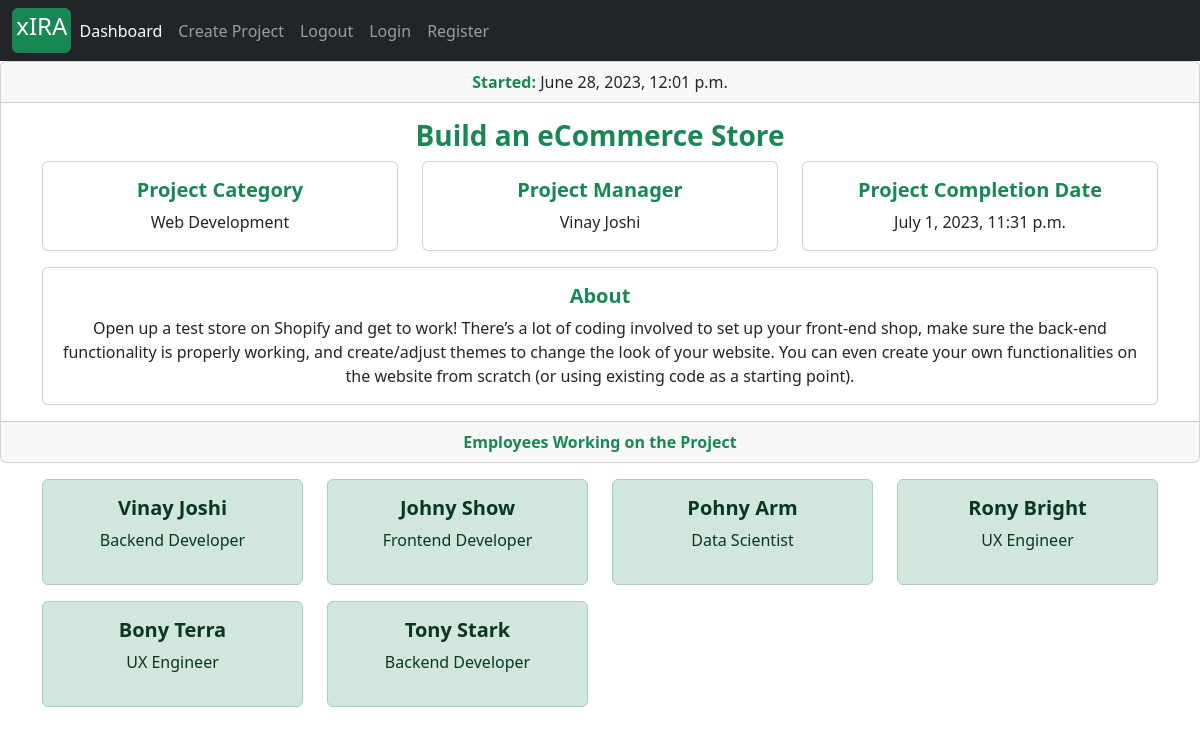
The page /project/project_detail/26/ on the database its author committed.
### projects/models.py (models this page shows, shortened)
class Project(models.Model):
    project_name         = models.CharField(max_length=30)
    project_description  = models.TextField(max_length=600, blank=True)
    project_category     = models.CharField(max_length=30, choices=choices)
    project_manager      =  models.ForeignKey(ProjectManager, on_delete=models.SET_NULL, null=True)
    assignees            =  models.ManyToManyField(Account)
    start_date           = models.DateTimeField(auto_now_add=True)
    estimated_end_date   = models.DateTimeField()

### accounts/models.py (models this page shows, shortened)
class ProjectManager(models.Model):
    project_manager = models.OneToOneField(Account, on_delete=models.CASCADE)
    domain          = models.CharField(max_length=40, choices=choices_1)

class Account(AbstractBaseUser):
    first_name           = models.CharField(max_length=50)
    last_name            = models.CharField(max_length=50)
    work_email           = models.EmailField(max_length=100, unique=True)
    contact_number       = models.CharField(max_length=50)
    work_profile         = models.CharField(max_length=30, choices=choices)
    date_joined     = models.DateTimeField(auto_now_add=True)
    last_login      = models.DateTimeField(auto_now_add=True)
    is_admin        = models.BooleanField(default=False)
    is_staff        = models.BooleanField(default=False)
    is_active        = models.BooleanField(default=False)
    is_superadmin        = models.BooleanField(default=False)
    USERNAME_FIELD = 'work_email'
    REQUIRED_FIELDS = ['first_name', 'last_name']
    objects = MyAccountManager()
    def __str__(self):
        return f'{self.first_name} {self.last_name}'

### projects/views.py (the view)
# urls.py: path('project_detail/<int:project_id>/', views.project_detail, name='project_detail'),
def project_detail(request, project_id):
    project = get_object_or_404(Project, id=project_id)
    context = {
        'project': project
    }
    return render(request, 'project_detail.html', context)

### projects/context_processors.py (called while the page is built)
def create_project_form(request):
    form = ProjectCreationForm()
    context = {
        'project_creation_form': form
    }
    return context

### templates/project_detail.html
{% extends 'base.html' %}
{% block content %}
<div class="card text-center">
  <div class="card-header">
     <strong class="text-success">Started:</strong> {{project.start_date}}
  </div>
  <div class="card-body">
    <h3 class="card-title text-success"><strong>{{project.project_name}}</strong></h3>
        <div class="container">
            <div class="row">
              <div class="col-sm-4" style="">
              <div class="card">
                <div class="card-body">
                  <h5 class="card-title text-success"><strong>Project Category</strong></h5>
                  {{project.project_category}}
                </div>
              </div>
          </div>
          <div class="col-sm-4" style="">
              <div class="card">
                <div class="card-body">
                  <h5 class="card-title text-success"><strong>Project Manager</strong></h5>
                    {{project.project_manager.project_manager}}
                </div>
              </div>
          </div>
          <div class="col-sm-4" style="">
              <div class="card">
                <div class="card-body">
                  <h5 class="card-title text-success"><strong>Project Completion Date</strong></h5>
                    {{project.estimated_end_date}}
                </div>
              </div>
          </div>
      </div>
    </div>
    <div class="container mt-3">
        <div class="row">
          <div class="col-sm-12" style="">
              <div class="card">
                <div class="card-body">
                  <h5 class="card-title text-success"><strong>About</strong></h5>
                  {{project.project_description}}
                </div>
              </div>
          </div>
      </div>
    </div>
  </div>
  <div class="card-footer text-muted">
      <strong class="text-success">Employees Working on the Project</strong>
  </div>
</div>
<div class="container mt-3">
        <div class="row">
        {% for employee in project.assignees.all %}
            <div class="col-sm-3" style="">
              <div class="alert alert-success" role="alert">
                  <h5 class="alert-heading text-center"><strong>{{employee}}</strong></h5>
                  <p class="text-center">{{employee.work_profile}}</p>
                </div>
          </div>
        {% endfor %}
        </div>
</div>
{% endblock %}

### rows shown on the page
Project: start_date "June 28, 2023, 12:01 p.m.", project_name "Build an eCommerce Store", project_category "Web Development", project_manager.project_manager "Vinay Joshi", estimated_end_date "July 1, 2023, 11:31 p.m.", project_description "Open up a test store on Shopify and get to work! There’s a lot of coding involved to set up your front-end shop, make sure the back-end functionality is properly working, and create/adjust themes to change the look of your website. You can even create your own functionalities on the website from scratch (or using existing code as a starting point)."
Account: first_name+last_name "Vinay Joshi", work_profile "Backend Developer"
Account: first_name+last_name "Johny Show", work_profile "Frontend Developer"
Account: first_name+last_name "Pohny Arm", work_profile "Data Scientist"
Account: first_name+last_name "Rony Bright", work_profile "UX Engineer"
Account: first_name+last_name "Bony Terra", work_profile "UX Engineer"
Account: first_name+last_name "Tony Stark", work_profile "Backend Developer"
